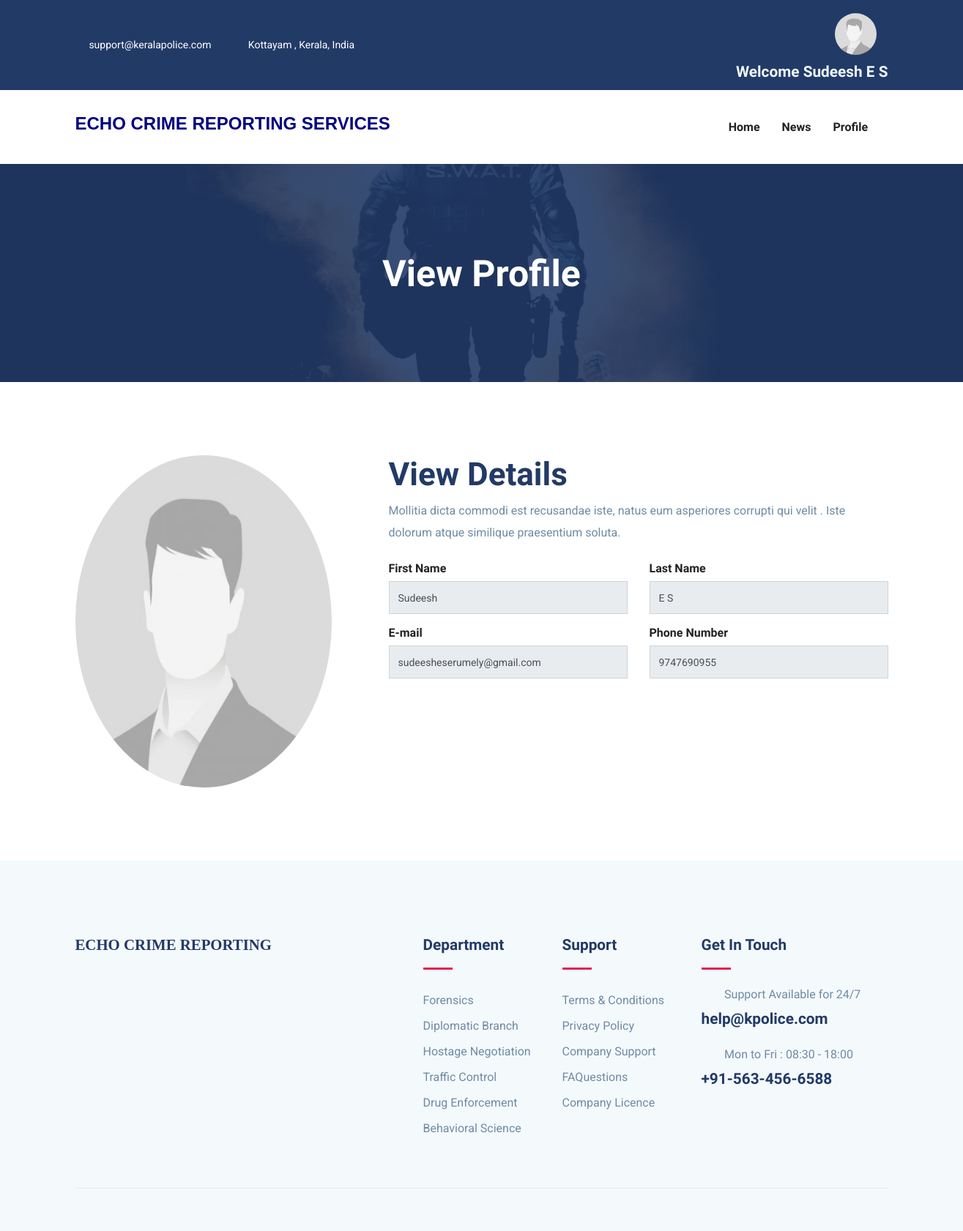
The page /view-profile/ (signed in) on the database its author committed.
### myapp/models.py (models this page shows, shortened)
class User(models.Model):
    fname= models.CharField(max_length=40)
    lname= models.CharField(max_length=40)
    email= models.EmailField(unique=True)
    phone= models.CharField(max_length=40)
    password=models.CharField(max_length=10)
    pic= models.FileField(upload_to = 'Profile', default='default.jpg')

### myapp/views.py (the view)
# urls.py: path('view-profile/', views.view_profile, name='view-profile'),
def view_profile(request):
    uid=User.objects.get(email=request.session['email'])
    return render(request,'view-profile.html',{'uid':uid})

### myapp/templates/view-profile.html (shortened to what this page needs)
{% extends 'header1.html' %}
{% block content %}
{% load static %}
<section class="page-title back-9550">
	<div class="container">
	  <div class="row">
		<div class="col-md-12">
		  <div class="block text-center">
			<h1 class="text-capitalize mb-5 text-lg">View Profile</h1>
		  </div>
		</div>
	  </div>
	</div>
  </section>
<section class="section doctor-single">
	<div class="container">
		<div class="row">
			<div class="col-lg-4 col-md-6">
				<div class="doctor-img-block">
          <img src="{{uid.pic.url}}" alt="image placeholder" class="img-fluid w-100" style="border-radius:50%; width:5cm; height:12cm;">
				</div>
			</div>
			<div class="col-lg-8">
                <div class="appoinment-wrap mt-5 mt-lg-0 pl-lg-5">
                 <h2 class="mb-2 title-color">View Details</h2>
                 <p class="mb-4">Mollitia dicta commodi est recusandae iste, natus eum asperiores corrupti qui velit . Iste dolorum atque similique praesentium soluta.</p>
                        <div class="row">
                            <div class="col-lg-6">
                                <div class="form-group">
                                    <h6>First Name</h6>
                                    <input name="fname" type="text" class="form-control" disabled value = '{{uid.fname}}'>
                                </div>
                            </div>
                            <div class="col-lg-6">
                                <div class="form-group">
                                    <h6>Last Name</h6>
                                    <input name="lname" type="text" class="form-control" disabled value ='{{uid.lname}}' >
                                </div>
                            </div>
                             <div class="col-lg-6">
                                <div class="form-group">
                                    <h6>E-mail</h6>
                                    <input name="email" type="email" class="form-control" disabled value ='{{uid.email}}'>
                                </div>
                            </div>
                            <div class="col-lg-6">
                                <div class="form-group">
                                    <h6>Phone Number</h6>
                                    <input name="phone" type="text" class="form-control" disabled value ='{{uid.phone}}' >
                                </div>
                            </div>
                        </div>
                 </div>
		</div>
	</div>
</section>
{% endblock %}

### myapp/templates/header1.html (shortened to what this page needs)
{% load static %}
<!DOCTYPE html>
<html lang="zxx">
<head>
  <link rel="stylesheet" href="{% static 'plugins/bootstrap/css/bootstrap.min.css' %}">
  <link rel="stylesheet" href="{% static 'plugins/icofont/icofont.min.css' %}">
  <link rel="stylesheet" href="{% static 'plugins/slick-carousel/slick/slick.css' %}">
  <link rel="stylesheet" href="{% static 'plugins/slick-carousel/slick/slick-theme.css' %}">
  <link rel="stylesheet" href="{% static 'css/style.css' %}">
</head>
<body id="top">
<header>
	<div class="header-top-bar">
		<div class="container">
			<div class="row align-items-center">
				<div class="col-lg-6">
					<ul class="top-bar-info list-inline-item pl-0 mb-0">
						<li class="list-inline-item"><a href="mailto:support@gmail.com"><i class="icofont-support-faq mr-2"></i>support@keralapolice.com</a></li>
						<li class="list-inline-item"><i class="icofont-location-pin mr-2"></i>Kottayam , Kerala, India </li>
					</ul>
				</div>
				<div class="col-lg-6">
					<div class="text-lg-right top-right-bar mt-2 mt-lg-0">
						<a class="nav-link active" href="{% url 'view-profile' %}">
							{% if uid.pic.url %}
							<img src="{{uid.pic.url}}" alt = "image placeholder" style = "border-radius: 3cm; height : 1.5cm ; width : 1.5cm;">
							{% else %}
							<img src="{% static 'default.jpg' %}" alt = "image placeholder" style = "border-radius: 3cm; height : 1.5cm ; width : 1.5cm;">
							{% endif %}
						</a>
						<span class="h4" style = "color:aliceblue">Welcome {{uid.fname}} {{uid.lname}}</span>
					</div>
				</div>
			</div>
		</div>
	</div>
	<nav class="navbar navbar-expand-lg navigation" id="navbar">
		<div class="container">
				<h3 style = "font-family: sans-serif; color : navy">ECHO CRIME REPORTING SERVICES</h3>
		  <div class="collapse navbar-collapse" id="navbarmain">
			<ul class="navbar-nav ml-auto">
			  <li class="nav-item active">
				<a class="nav-link active" href="{% url 'home' %}">
					<span class="nav-link-text">Home</span>
				  </a>
			  </li>
			  <li class="nav-item active">
				<a class="nav-link active" href="{% url 'post_list' %}">
					<span class="nav-link-text">News</span>
				  </a>
			  </li>
              <li class="nav-item dropdown">
				<a class="nav-link dropdown-toggle" href="#" id="dropdown03" data-toggle="dropdown" aria-haspopup="true" aria-expanded="false">Profile<i class="icofont-thin-down"></i></a>
			  </li>
			</ul>
		  </div>
		</div>
	</nav>
</header>
{% block content %}
{% endblock %}
<footer class="footer section gray-bg">
	<div class="container">
		<div class="row">
			<div class="col-lg-4 mr-auto col-sm-6">
				<div class="widget mb-5 mb-lg-0">
					<h4 style = " font-family:fantasy ;">ECHO CRIME REPORTING</h4>
					<ul class="list-inline footer-socials mt-4">
						<li class="list-inline-item"><i class="icofont-facebook"></i></li>
						<li class="list-inline-item"><i class="icofont-twitter"></i></li>
						<li class="list-inline-item"><i class="icofont-linkedin"></i></li>
					</ul>
				</div>
			</div>
			<div class="col-lg-2 col-md-6 col-sm-6">
				<div class="widget mb-5 mb-lg-0">
					<h4 class="text-capitalize mb-3">Department</h4>
					<div class="divider mb-4"></div>
					<ul class="list-unstyled footer-menu lh-35">
						<li>Forensics</li>
						<li>Diplomatic Branch</li>
						<li>Hostage Negotiation</li>
						<li>Traffic Control</li>
						<li>Drug Enforcement</li>
						<li>Behavioral Science</li>
					</ul>
				</div>
			</div>
			<div class="col-lg-2 col-md-6 col-sm-6">
				<div class="widget mb-5 mb-lg-0">
					<h4 class="text-capitalize mb-3">Support</h4>
					<div class="divider mb-4"></div>
					<ul class="list-unstyled footer-menu lh-35">
						<li><a href="#">Terms & Conditions</a></li>
						<li><a href="#">Privacy Policy</a></li>
						<li><a href="#">Company Support </a></li>
						<li><a href="#">FAQuestions</a></li>
						<li><a href="#">Company Licence</a></li>
					</ul>
				</div>
			</div>
			<div class="col-lg-3 col-md-6 col-sm-6">
				<div class="widget widget-contact mb-5 mb-lg-0">
					<h4 class="text-capitalize mb-3">Get in Touch</h4>
					<div class="divider mb-4"></div>
					<div class="footer-contact-block mb-4">
						<div class="icon d-flex align-items-center">
							<i class="icofont-email mr-3"></i>
							<span class="h6 mb-0">Support Available for 24/7</span>
						</div>
						<h4 class="mt-2">help@kpolice.com</a></h4>
					</div>
					<div class="footer-contact-block">
						<div class="icon d-flex align-items-center">
							<i class="icofont-support mr-3"></i>
							<span class="h6 mb-0">Mon to Fri : 08:30 - 18:00</span>
						</div>
						<h4 class="mt-2">+91-563-456-6588</h4>
					</div>
				</div>
			</div>
		</div>
		<div class="footer-btm py-4 mt-5">
		</div>
	</div>
</footer>
  </body>
  </html>

### myapp/static/css/style.css (style rules this page uses)
html { overflow-x: hidden; }
body { line-height: 1.6; font-family: "Roboto", sans-serif; -webkit-font-smoothing: antialiased; font-size: 16px; color: #6F8BA4; font-weight: 400; }
h1, .h1, h2, .h2, h3, .h3, h4, .h4, h5, .h5, h6, .h6 { font-family: "Exo", sans-serif; font-weight: 700; color: #222; }
h1, .h1 { font-size: 2.5rem; }
h2, .h2 { font-size: 44px; }
h3, .h3 { font-size: 1.5rem; }
h4, .h4 { font-size: 1.3rem; line-height: 30px; }
h6, .h6 { font-size: 1rem; }
p { line-height: 30px; }
input[type="email"], input[type="password"], input[type="text"], input[type="tel"] { box-shadow: none; height: 45px; outline: none; font-size: 14px; }
.form-control { box-shadow: none; border-radius: 0; }
.section { padding: 100px 0; }
.text-lg { font-size: 3.75rem; }
a { color: #222; text-decoration: none; transition: all .35s ease; }
.page-title { padding: 120px 0px 70px 0px; position: relative; }
.page-title .block h1 { color: #fff; }
.title-color { color: #223a66; }
.text-lg { font-size: 50px; }
.gray-bg { background: #f4f9fc; }
#navbarmain { padding: 20px 0px; }
#navbarmain .nav-link { font-weight: 600; padding: 10px 15px; color: #222; font-family: "Exo", sans-serif; text-transform: capitalize; font-size: 16px; transition: all .25s ease; }
.dropdown-toggle::after { display: none; }
.header-top-bar { background: #223a66; font-size: 14px; padding: 10px 0px; box-shadow: 0 1px 2px rgba(0, 0, 0, 0.05); color: #fff; }
.top-bar-info li a { color: #fff; margin-right: 20px; }
.back-9550 { background: url("../images/bg/swat.jpg") no-repeat 50% 50%; background-size: cover; position: relative; }
.divider { width: 40px; height: 5px; background: #e12454; }
.lh-35 { line-height: 35px; }
.footer { padding-bottom: 10px; }
.widget .divider { height: 3px; }
.widget h4 { color: #223a66; }
.widget .footer-menu a { color: #6F8BA4; }
.footer-contact-block span { font-weight: 400; color: #6F8BA4; }
.footer-contact-block i { font-size: 20px; }
.footer-btm { border-top: 1px solid rgba(0, 0, 0, 0.06); }

### rows shown on the page
User: pic (placeholder picture), fname "Sudeesh", lname "E S", email "sudeesheserumely@gmail.com", phone "9747690955"
